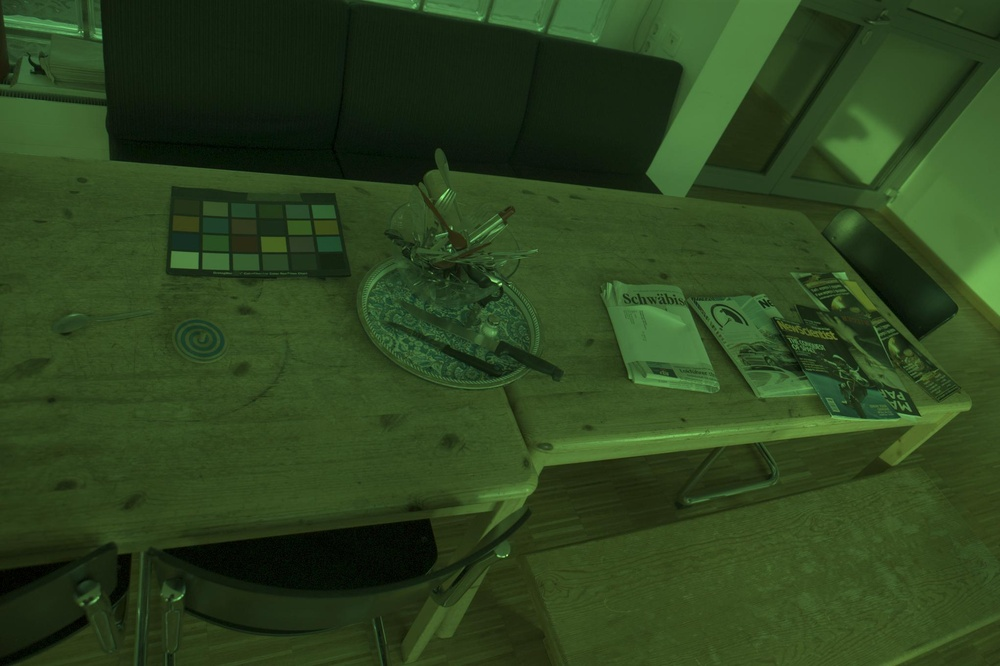
#> input picture pset2/code/inputs/CC/ex1.jpg, 1000 x 666 px, shrunk from 2041 x 1359 before the run
$ python prob2.py
#> lines starting #> are read from the running program, lines starting #| are printed output that depends on the picture
## Default modules imported. Import more if you need to.

import numpy as np
from skimage.io import imread, imsave


## Fill out these functions yourself

## Take color image, and return 'white balanced' color image
## based on gray world, as described in Problem 2(a). For each
## channel, find the average intensity across all pixels.
##
## Now multiply each channel by multipliers that are inversely
## proportional to these averages, but add upto 3.
def balance2a(img):
    #calculate mean RGB values
    color_avg = np.mean(img,(0,1))
    #take inverse. Assumption: no zeros
    color_avg = 1.0/color_avg
    #normalize to sum of 3
    color_avg = color_avg/sum(color_avg)*3
    return img * color_avg


## Take color image, and return 'white balanced' color image
## based on description in Problem 2(b). In each channel, find
## top 10% of the brightest intensities, take their average.
##
## Now multiply each channel by multipliers that are inversely
## proportional to these averages, but add upto 3.
def balance2b(img):
    #get a vector of pixels sorted by intensity
    pixels = img.reshape((img.shape[0]*img.shape[1], 3))
    red_sorted = np.sort(pixels[:,0])
    green_sorted = np.sort(pixels[:,1])
    blue_sorted = np.sort(pixels[:,2])
    #for each color, find the top 10% of pixels and calculate the average
    toprange = int(img.shape[0]*img.shape[1]/10)
    red_avg = np.mean(red_sorted[-toprange:])
    green_avg = np.mean(green_sorted[-toprange:])
    blue_avg = np.mean(blue_sorted[-toprange:])

    return img / np.asarray([red_avg, green_avg, blue_avg])


########################## Support code below

from os.path import normpath as fn # Fixes window/linux path conventions
import warnings
warnings.filterwarnings('ignore')


# Utility functions to clip intensities b/w 0 and 1
# Otherwise imsave complains
def clip(im):
    return np.maximum(0.,np.minimum(1.,im))


############# Main Program
im1 = np.float32(imread(fn('inputs/CC/ex1.jpg')))/255.
im2 = np.float32(imread(fn('inputs/CC/ex2.jpg')))/255.
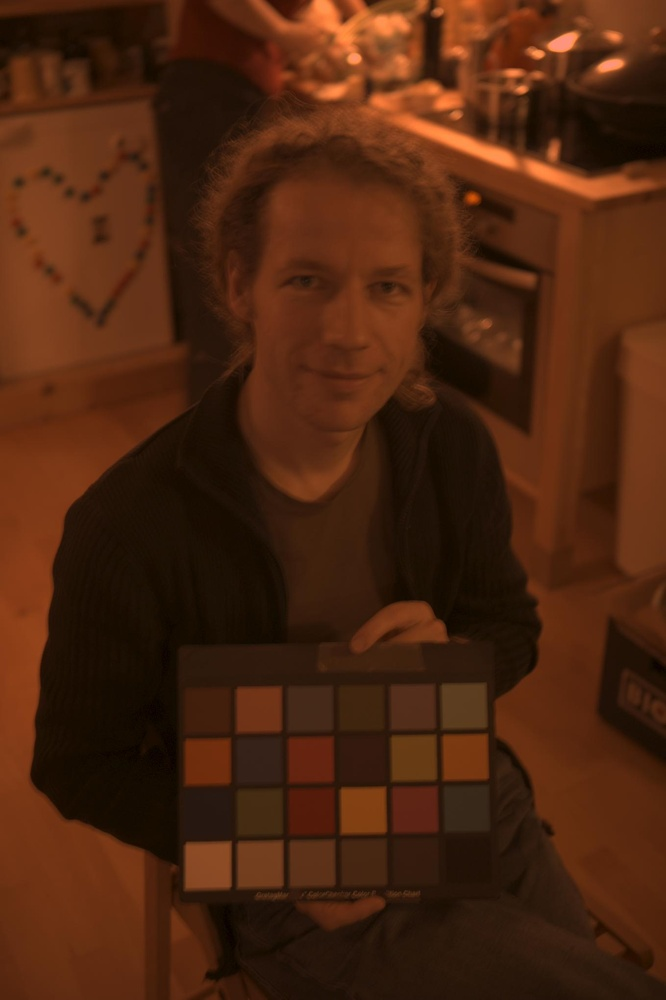
#> input picture pset2/code/inputs/CC/ex2.jpg, 666 x 1000 px, shrunk from 1359 x 2041 before the run
im3 = np.float32(imread(fn('inputs/CC/ex3.jpg')))/255.
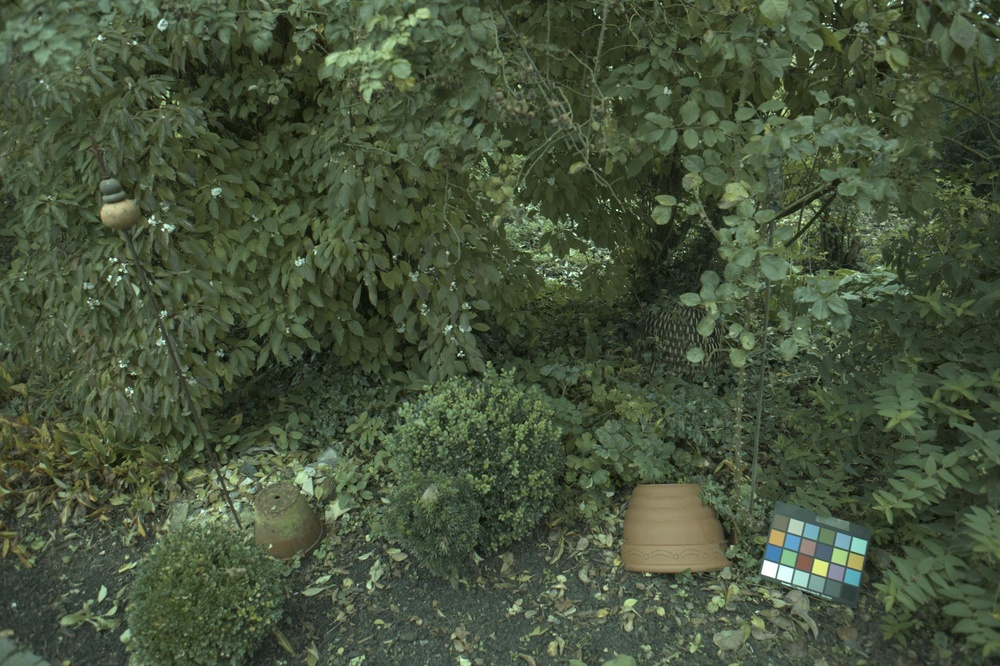
#> input picture pset2/code/inputs/CC/ex3.jpg, 1000 x 666 px, shrunk from 2041 x 1359 before the run


im1a = balance2a(im1)
#> in balance2a, `color_avg = np.mean(img,(0,1))`: color_avg = [0.175, 0.264, 0.118]
#> in balance2a, `color_avg = 1.0/color_avg`: color_avg = [5.72, 3.79, 8.46]
#> in balance2a, `color_avg = color_avg/sum(color_avg)*3`: color_avg = [0.955, 0.632, 1.41]
#> in balance2a, `return img * color_avg`:
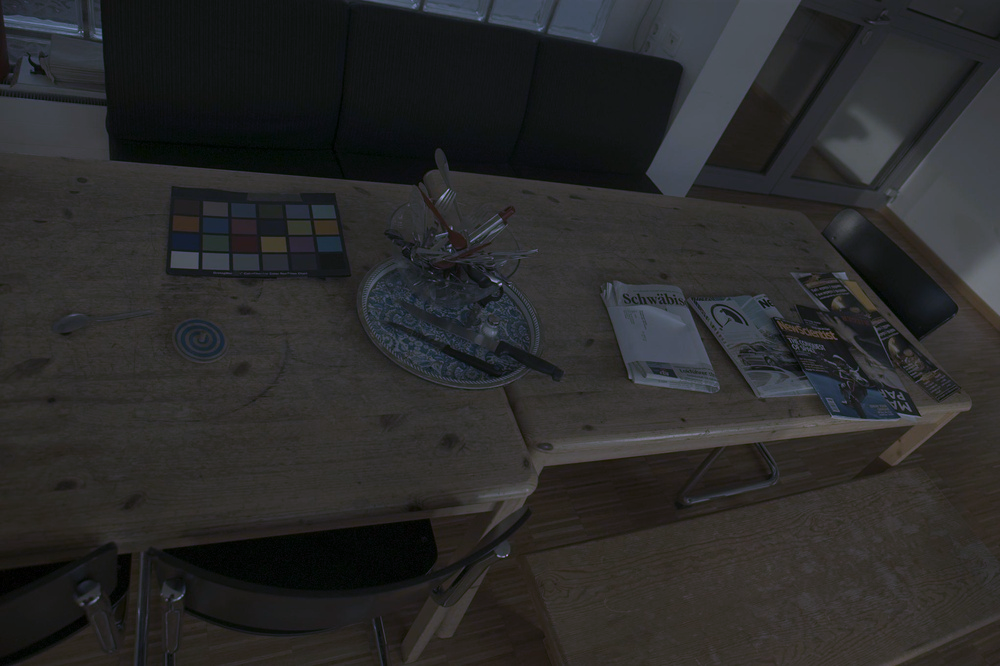
#> returned value: shape (666, 1000, 3) float32; mean of channels 0, 1, 2 0.167, 0.167, 0.167; drawn as R, G, B
im2a = balance2a(im2)
#> in balance2a (call 2), `color_avg = np.mean(img,(0,1))`: color_avg = [0.299, 0.144, 0.0593]
#> in balance2a (call 2), `color_avg = 1.0/color_avg`: color_avg = [3.35, 6.93, 16.86]
#> in balance2a (call 2), `color_avg = color_avg/sum(color_avg)*3`: color_avg = [0.37, 0.766, 1.86]
#> in balance2a (call 2), `return img * color_avg`:
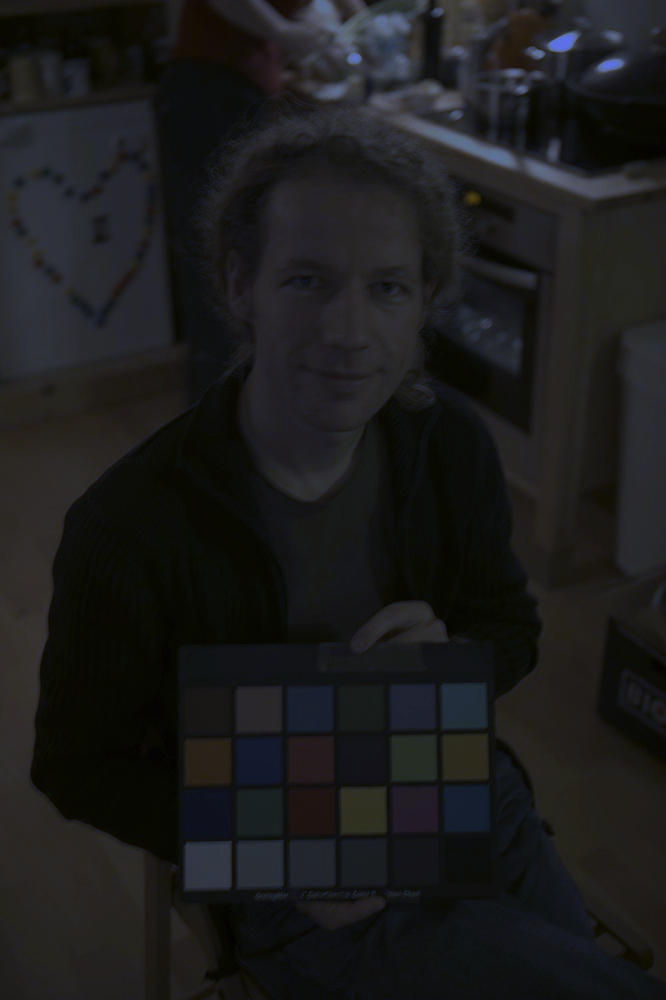
#> returned value: shape (1000, 666, 3) float32; mean of channels 0, 1, 2 0.11, 0.11, 0.111; drawn as R, G, B
im3a = balance2a(im3)
#> in balance2a (call 3), `color_avg = np.mean(img,(0,1))`: color_avg = [0.276, 0.327, 0.233]
#> in balance2a (call 3), `color_avg = 1.0/color_avg`: color_avg = [3.63, 3.06, 4.29]
#> in balance2a (call 3), `color_avg = color_avg/sum(color_avg)*3`: color_avg = [0.992, 0.836, 1.17]
#> in balance2a (call 3), `return img * color_avg`:
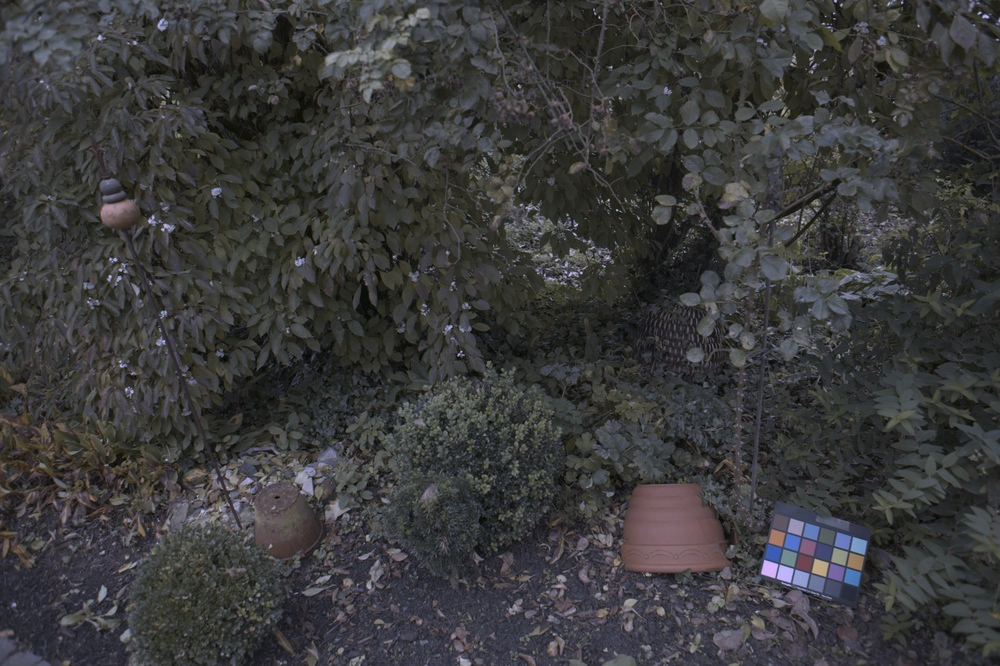
#> returned value: shape (666, 1000, 3) float32; mean of channels 0, 1, 2 0.273, 0.273, 0.273; drawn with min black and max white

#> (the run stopped early here; a loop or call above may not have finished)
